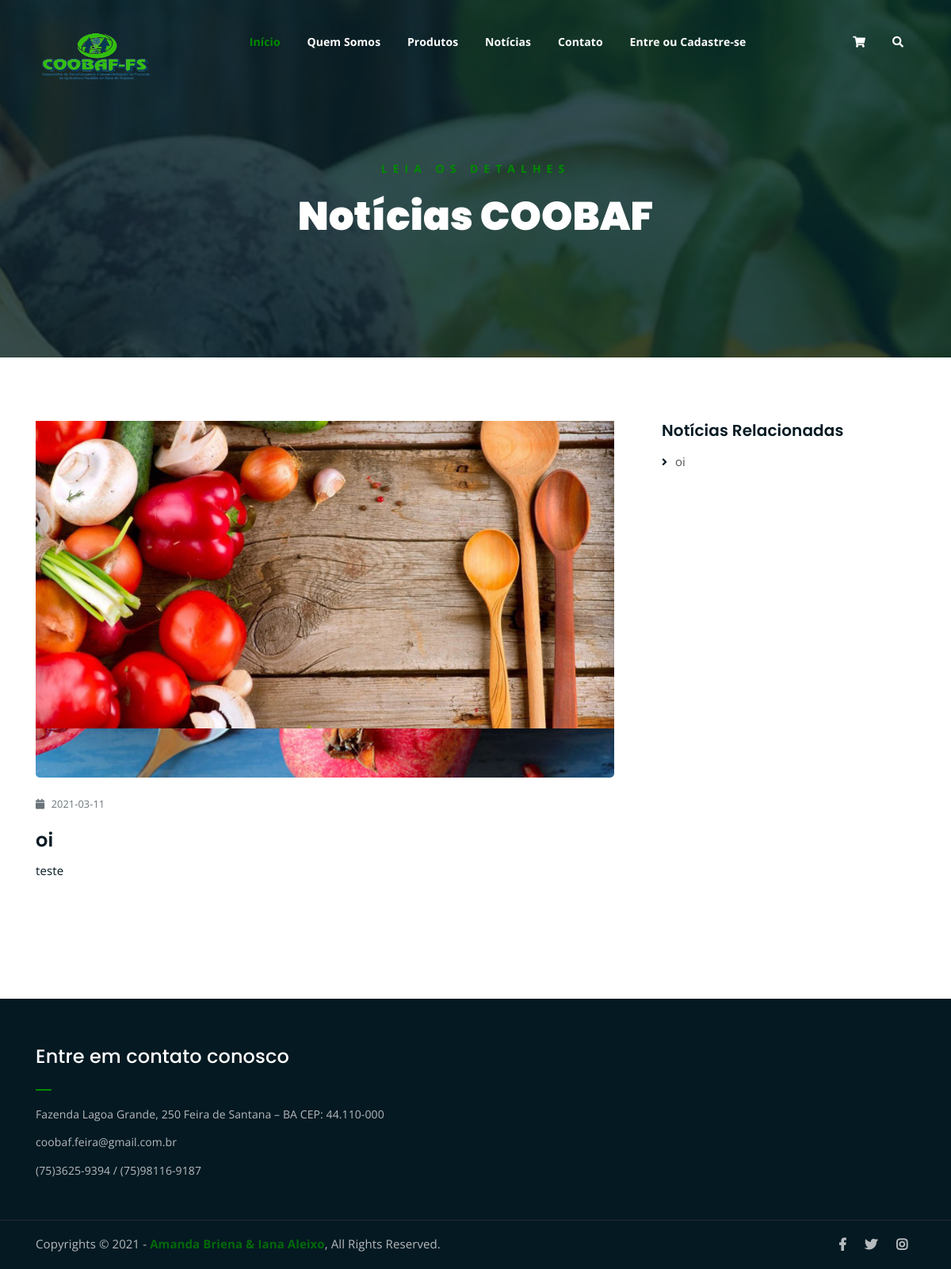
Screenshot of /noticia.php?noticia=1 with the database file from the repository.
### tables this page shows
CREATE TABLE IF NOT EXISTS noticia (
  id_noticia smallint(10) not null primary key AUTO_INCREMENT,
  titulo varchar(45) NOT NULL,
  corpo varchar(1500) NOT NULL,
  imagem varchar(100) not null,
  data date not null,
  status tinyint(1) NOT NULL
);

### noticia.php (the view, shortened to what this page needs)
<?php
    include("conexao_db/conexao.php");
	$id_noticia = $_GET['noticia'];
?>
<!DOCTYPE html>
<html lang="en">
<head>
	<?php require_once("src/components/head.php");?>
</head>
<body>
	<?php
		if(isset($_SESSION['nome'])){
			require_once("src/components/menu_logado.php");
		}else{
			require_once("src/components/menu.php");
		}
	?>
	<div class="breadcrumb-section breadcrumb-bg">
		<div class="container">
			<div class="row">
				<div class="col-lg-8 offset-lg-2 text-center">
					<div class="breadcrumb-text">
						<p>Leia os Detalhes</p>
						<h1>Notícias COOBAF</h1>
					</div>
				</div>
			</div>
		</div>
	</div>
	<div class="mt-80 mb-150">
		<div class="container">
			<div class="row">
				<div class="col-lg-8">
					<div class="single-article-section">
						<div class="single-article-text">
							<?php
								$resultado = mysqli_query($connect,"SELECT * FROM noticia where id_noticia = '$id_noticia'") or die("erro ao selecionar");
								while($row = mysqli_fetch_assoc($resultado)){
							?>
							<div class="single-artcile-bg"><img src='assets/img-upload/<?php echo $row['imagem'];  ?>'></div>
							<p class="blog-meta">
								<span class="date"><i class="fas fa-calendar"></i> <?php echo $row['data'];  ?></span>
							</p>
							<h2><?php echo $row['titulo']; ?></h2>
							<p><?php echo $row['corpo']; } ?></p>
						</div>
					</div>
				</div>
				<div class="col-lg-4">
					<div class="sidebar-section">
						<div class="recent-posts">
							<h4>Notícias Relacionadas</h4>
							<?php
								$resultado = mysqli_query($connect,"SELECT * FROM noticia") or die("erro ao selecionar");
								while($row = mysqli_fetch_assoc($resultado)){
							?>
							<ul>
								<li><a href="noticia.php?noticia=<?php echo $row['id_noticia']; ?>"><?php echo $row['titulo']; }?></a></li>
							</ul>
						</div>
					</div>
				</div>
			</div>
		</div>
	</div>
	<?php require_once("src/components/footer.php");?>
</body>
</html>

### assets/css/main.css (style rules this page uses)
html { font-size: 14px; font-weight: 400; line-height: 28px; height: 100%; }
body { font-family: "Open Sans", sans-serif; font-weight: 400; font-size: 1rem; letter-spacing: 0.1px; line-height: 1.8; color: #051922; overflow-x: hidden; }
body img { max-width: 100%; }
a { cursor: pointer; text-decoration: none; -webkit-transition: all 0.2s ease-in-out; -o-transition: all 0.2s ease-in-out; transition: all 0.2s ease-in-out; }
h1, .h1, h2, .h2, h3, .h3, h4, .h4, h5, .h5, h6, .h6 { font-family: "Poppins", sans-serif; font-weight: 700; margin: 0 0 1.25rem 0; color: #051922; }
h1:last-child, .h1:last-child, h2:last-child, .h2:last-child, h3:last-child, .h3:last-child, h4:last-child, .h4:last-child, h5:last-child, .h5:last-child, h6:last-child, .h6:last-child { margin: 0; }
h1, .h1 { font-size: 4rem; font-weight: 700; line-height: 4rem; }
h2, .h2 { font-size: 3rem; font-weight: 700; line-height: 3.25rem; }
h4, .h4 { font-size: 1.5rem; font-weight: 700; line-height: 1.75rem; }
p { font-family: "Open Sans", sans-serif; font-weight: 400; font-size: 1rem; letter-spacing: 0.1px; line-height: 1.8; color: #051922; margin: 0 0 1.25rem 0; }
p:last-child { margin: 0; }
.mt-80 { margin-top: 80px; }
.mb-150 { margin-bottom: 150px; }
.breadcrumb-bg { background-image: url(../img/breadcrumb-bg.jpg); }
.breadcrumb-text p { color: #008B00; font-weight: 700; text-transform: uppercase; letter-spacing: 7px; }
.breadcrumb-text h1 { font-size: 50px; font-weight: 900; color: #fff; margin: 0; margin-top: 20px; }
.breadcrumb-section { padding: 150px 0; background-size: cover; background-position: center center; position: relative; z-index: 1; background-attachment: fixed; padding-top: 200px; }
.breadcrumb-section:after { position: absolute; left: 0; top: 0; width: 100%; height: 100%; content: ""; background-color: #07212e; z-index: -1; opacity: 0.8; }
.recent-posts ul li { -webkit-transition: 0.3s; -o-transition: 0.3s; transition: 0.3s; }
.sidebar-section ul li a { -webkit-transition: 0.3s; -o-transition: 0.3s; transition: 0.3s; }
html, body { height: 100%; }
p.blog-meta span { margin-right: 15px; opacity: 0.6; color: #051922; font-size: 0.85em; }
p.blog-meta span:last-child { margin-right: 0; }
p.blog-meta span i { margin-right: 5px; }
.single-artcile-bg { background-image: url(../img/latest-news/news-bg-3.jpg); height: 450px; }
.single-artcile-bg { background-size: cover; background-position: center; background-color: #ddd; border-radius: 5px; margin-bottom: 20px; }
.single-article-text h2 { font-size: 24px; font-weight: 600; line-height: 1.4; margin-bottom: 10px; }
.single-article-text p { font-size: 15px; line-height: 1.6; color: #051922; }
.sidebar-section { margin-left: 30px; }
.sidebar-section h4 { font-size: 20px; font-weight: 600; margin-bottom: 15px; }
.sidebar-section ul { margin: 0; padding: 0; list-style: none; }
.sidebar-section ul li { line-height: 1.5; }
.sidebar-section ul li a { color: #555; font-size: 15px; }
.sidebar-section > div { margin-bottom: 60px; }
.sidebar-section > div:last-child { margin-bottom: 0; }
.recent-posts ul li, .archive-posts ul li { position: relative; padding-left: 17px; margin-bottom: 10px; }
.recent-posts ul li:before, .archive-posts ul li:before { position: absolute; left: 0; top: 2px; content: "\f105"; font-family: "Font Awesome 5 Free"; font-weight: 900; }

### rows the page displays
noticia: imagem (picture), data "2021-03-11", titulo "oi", corpo "teste"
